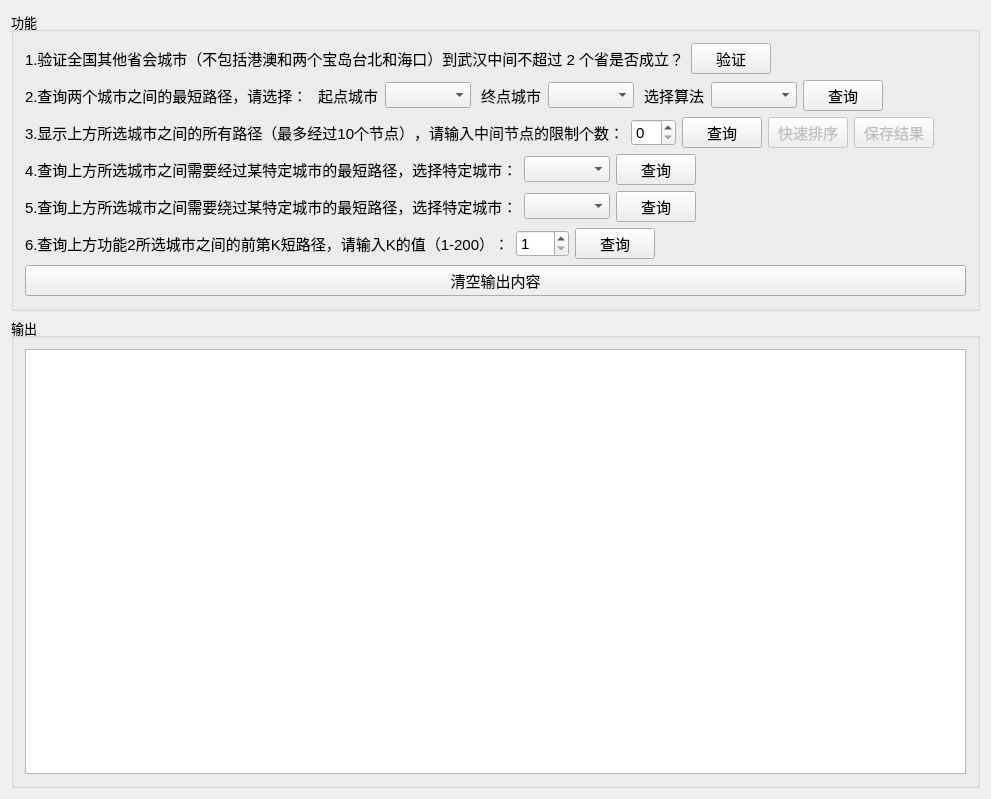
<?xml version="1.0" encoding="UTF-8"?>
<ui version="4.0">
 <class>TrafficAdvisorySystemClass</class>
 <widget class="QWidget" name="TrafficAdvisorySystemClass">
  <property name="geometry">
   <rect>
    <x>0</x>
    <y>0</y>
    <width>991</width>
    <height>799</height>
   </rect>
  </property>
  <property name="sizePolicy">
   <sizepolicy hsizetype="Minimum" vsizetype="Minimum">
    <horstretch>0</horstretch>
    <verstretch>0</verstretch>
   </sizepolicy>
  </property>
  <property name="minimumSize">
   <size>
    <width>892</width>
    <height>600</height>
   </size>
  </property>
  <property name="windowTitle">
   <string>交通咨询系统</string>
  </property>
  <property name="windowIcon">
   <iconset resource="trafficadvisorysystem.qrc">
    <normaloff>:/imgs/logo.png</normaloff>:/imgs/logo.png</iconset>
  </property>
  <layout class="QGridLayout" name="gridLayout_2">
   <item row="1" column="0">
    <widget class="QGroupBox" name="groupBox_2">
     <property name="font">
      <font>
       <pointsize>10</pointsize>
      </font>
     </property>
     <property name="title">
      <string>输出</string>
     </property>
     <layout class="QGridLayout" name="gridLayout">
      <item row="0" column="0">
       <widget class="QTextBrowser" name="textBrowser">
        <property name="font">
         <font>
          <pointsize>11</pointsize>
         </font>
        </property>
       </widget>
      </item>
     </layout>
    </widget>
   </item>
   <item row="0" column="0">
    <widget class="QGroupBox" name="groupBox">
     <property name="sizePolicy">
      <sizepolicy hsizetype="Preferred" vsizetype="Minimum">
       <horstretch>0</horstretch>
       <verstretch>0</verstretch>
      </sizepolicy>
     </property>
     <property name="minimumSize">
      <size>
       <width>0</width>
       <height>300</height>
      </size>
     </property>
     <property name="font">
      <font>
       <pointsize>10</pointsize>
      </font>
     </property>
     <property name="title">
      <string>功能</string>
     </property>
     <layout class="QVBoxLayout" name="verticalLayout">
      <item>
       <layout class="QHBoxLayout" name="horizontalLayout">
        <item>
         <widget class="QLabel" name="label">
          <property name="font">
           <font>
            <pointsize>11</pointsize>
           </font>
          </property>
          <property name="text">
           <string>1.验证全国其他省会城市（不包括港澳和两个宝岛台北和海口）到武汉中间不超过 2 个省是否成立？</string>
          </property>
         </widget>
        </item>
        <item>
         <widget class="QPushButton" name="pushButtonVerify">
          <property name="font">
           <font>
            <pointsize>11</pointsize>
           </font>
          </property>
          <property name="text">
           <string>验证</string>
          </property>
         </widget>
        </item>
        <item>
         <spacer name="horizontalSpacer">
          <property name="orientation">
           <enum>Qt::Horizontal</enum>
          </property>
          <property name="sizeHint" stdset="0">
           <size>
            <width>40</width>
            <height>20</height>
           </size>
          </property>
         </spacer>
        </item>
       </layout>
      </item>
      <item>
       <layout class="QHBoxLayout" name="horizontalLayout_2">
        <item>
         <widget class="QLabel" name="label_2">
          <property name="minimumSize">
           <size>
            <width>282</width>
            <height>0</height>
           </size>
          </property>
          <property name="font">
           <font>
            <pointsize>11</pointsize>
           </font>
          </property>
          <property name="text">
           <string>2.查询两个城市之间的最短路径，请选择：</string>
          </property>
         </widget>
        </item>
        <item>
         <widget class="QLabel" name="label_3">
          <property name="font">
           <font>
            <pointsize>11</pointsize>
           </font>
          </property>
          <property name="text">
           <string> 起点城市</string>
          </property>
         </widget>
        </item>
        <item>
         <widget class="QComboBox" name="comboBox">
          <property name="font">
           <font>
            <pointsize>11</pointsize>
           </font>
          </property>
         </widget>
        </item>
        <item>
         <widget class="QLabel" name="label_4">
          <property name="font">
           <font>
            <pointsize>11</pointsize>
           </font>
          </property>
          <property name="text">
           <string> 终点城市</string>
          </property>
         </widget>
        </item>
        <item>
         <widget class="QComboBox" name="comboBox_2">
          <property name="font">
           <font>
            <pointsize>11</pointsize>
           </font>
          </property>
         </widget>
        </item>
        <item>
         <widget class="QLabel" name="label_5">
          <property name="font">
           <font>
            <pointsize>11</pointsize>
           </font>
          </property>
          <property name="text">
           <string> 选择算法</string>
          </property>
         </widget>
        </item>
        <item>
         <widget class="QComboBox" name="comboBox_3">
          <property name="font">
           <font>
            <pointsize>11</pointsize>
           </font>
          </property>
         </widget>
        </item>
        <item>
         <widget class="QPushButton" name="pushButtonSearch">
          <property name="font">
           <font>
            <pointsize>11</pointsize>
           </font>
          </property>
          <property name="text">
           <string>查询</string>
          </property>
         </widget>
        </item>
        <item>
         <spacer name="horizontalSpacer_2">
          <property name="orientation">
           <enum>Qt::Horizontal</enum>
          </property>
          <property name="sizeHint" stdset="0">
           <size>
            <width>40</width>
            <height>20</height>
           </size>
          </property>
         </spacer>
        </item>
       </layout>
      </item>
      <item>
       <layout class="QHBoxLayout" name="horizontalLayout_3">
        <item>
         <widget class="QLabel" name="label_6">
          <property name="font">
           <font>
            <pointsize>11</pointsize>
           </font>
          </property>
          <property name="text">
           <string>3.显示上方所选城市之间的所有路径（最多经过10个节点），请输入中间节点的限制个数：</string>
          </property>
         </widget>
        </item>
        <item>
         <widget class="QSpinBox" name="spinBox_2">
          <property name="font">
           <font>
            <pointsize>11</pointsize>
           </font>
          </property>
          <property name="maximum">
           <number>10</number>
          </property>
         </widget>
        </item>
        <item>
         <widget class="QPushButton" name="pushButtonSearch_2">
          <property name="font">
           <font>
            <pointsize>11</pointsize>
           </font>
          </property>
          <property name="text">
           <string>查询</string>
          </property>
         </widget>
        </item>
        <item>
         <widget class="QPushButton" name="pushButtonQuickSort">
          <property name="enabled">
           <bool>false</bool>
          </property>
          <property name="font">
           <font>
            <pointsize>11</pointsize>
           </font>
          </property>
          <property name="text">
           <string>快速排序</string>
          </property>
         </widget>
        </item>
        <item>
         <widget class="QPushButton" name="pushButtonSaveRes">
          <property name="enabled">
           <bool>false</bool>
          </property>
          <property name="font">
           <font>
            <pointsize>11</pointsize>
           </font>
          </property>
          <property name="text">
           <string>保存结果</string>
          </property>
         </widget>
        </item>
        <item>
         <spacer name="horizontalSpacer_3">
          <property name="orientation">
           <enum>Qt::Horizontal</enum>
          </property>
          <property name="sizeHint" stdset="0">
           <size>
            <width>40</width>
            <height>20</height>
           </size>
          </property>
         </spacer>
        </item>
       </layout>
      </item>
      <item>
       <layout class="QHBoxLayout" name="horizontalLayout_4">
        <item>
         <widget class="QLabel" name="label_7">
          <property name="font">
           <font>
            <pointsize>11</pointsize>
           </font>
          </property>
          <property name="text">
           <string>4.查询上方所选城市之间需要经过某特定城市的最短路径，选择特定城市：</string>
          </property>
         </widget>
        </item>
        <item>
         <widget class="QComboBox" name="comboBox_5">
          <property name="font">
           <font>
            <pointsize>11</pointsize>
           </font>
          </property>
         </widget>
        </item>
        <item>
         <widget class="QPushButton" name="pushButtonSearch_3">
          <property name="font">
           <font>
            <pointsize>11</pointsize>
           </font>
          </property>
          <property name="text">
           <string>查询</string>
          </property>
         </widget>
        </item>
        <item>
         <spacer name="horizontalSpacer_4">
          <property name="orientation">
           <enum>Qt::Horizontal</enum>
          </property>
          <property name="sizeHint" stdset="0">
           <size>
            <width>40</width>
            <height>20</height>
           </size>
          </property>
         </spacer>
        </item>
       </layout>
      </item>
      <item>
       <layout class="QHBoxLayout" name="horizontalLayout_6">
        <item>
         <widget class="QLabel" name="label_9">
          <property name="font">
           <font>
            <pointsize>11</pointsize>
           </font>
          </property>
          <property name="text">
           <string>5.查询上方所选城市之间需要绕过某特定城市的最短路径，选择特定城市：</string>
          </property>
         </widget>
        </item>
        <item>
         <widget class="QComboBox" name="comboBox_6">
          <property name="font">
           <font>
            <pointsize>11</pointsize>
           </font>
          </property>
         </widget>
        </item>
        <item>
         <widget class="QPushButton" name="pushButtonSearch_5">
          <property name="font">
           <font>
            <pointsize>11</pointsize>
           </font>
          </property>
          <property name="text">
           <string>查询</string>
          </property>
         </widget>
        </item>
        <item>
         <spacer name="horizontalSpacer_6">
          <property name="orientation">
           <enum>Qt::Horizontal</enum>
          </property>
          <property name="sizeHint" stdset="0">
           <size>
            <width>40</width>
            <height>20</height>
           </size>
          </property>
         </spacer>
        </item>
       </layout>
      </item>
      <item>
       <layout class="QHBoxLayout" name="horizontalLayout_5">
        <item>
         <widget class="QLabel" name="label_8">
          <property name="font">
           <font>
            <pointsize>11</pointsize>
           </font>
          </property>
          <property name="text">
           <string>6.查询上方功能2所选城市之间的前第K短路径，请输入K的值（1-200）：</string>
          </property>
         </widget>
        </item>
        <item>
         <widget class="QSpinBox" name="spinBox">
          <property name="font">
           <font>
            <pointsize>11</pointsize>
           </font>
          </property>
          <property name="minimum">
           <number>1</number>
          </property>
          <property name="maximum">
           <number>200</number>
          </property>
         </widget>
        </item>
        <item>
         <widget class="QPushButton" name="pushButtonSearch_4">
          <property name="font">
           <font>
            <pointsize>11</pointsize>
           </font>
          </property>
          <property name="text">
           <string>查询</string>
          </property>
         </widget>
        </item>
        <item>
         <spacer name="horizontalSpacer_5">
          <property name="orientation">
           <enum>Qt::Horizontal</enum>
          </property>
          <property name="sizeHint" stdset="0">
           <size>
            <width>40</width>
            <height>20</height>
           </size>
          </property>
         </spacer>
        </item>
       </layout>
      </item>
      <item>
       <widget class="QPushButton" name="pushButtonClear">
        <property name="font">
         <font>
          <pointsize>11</pointsize>
         </font>
        </property>
        <property name="text">
         <string>清空输出内容</string>
        </property>
       </widget>
      </item>
     </layout>
    </widget>
   </item>
  </layout>
 </widget>
 <layoutdefault spacing="6" margin="11"/>
 <resources>
  <include location="trafficadvisorysystem.qrc"/>
 </resources>
 <connections/>
</ui>
